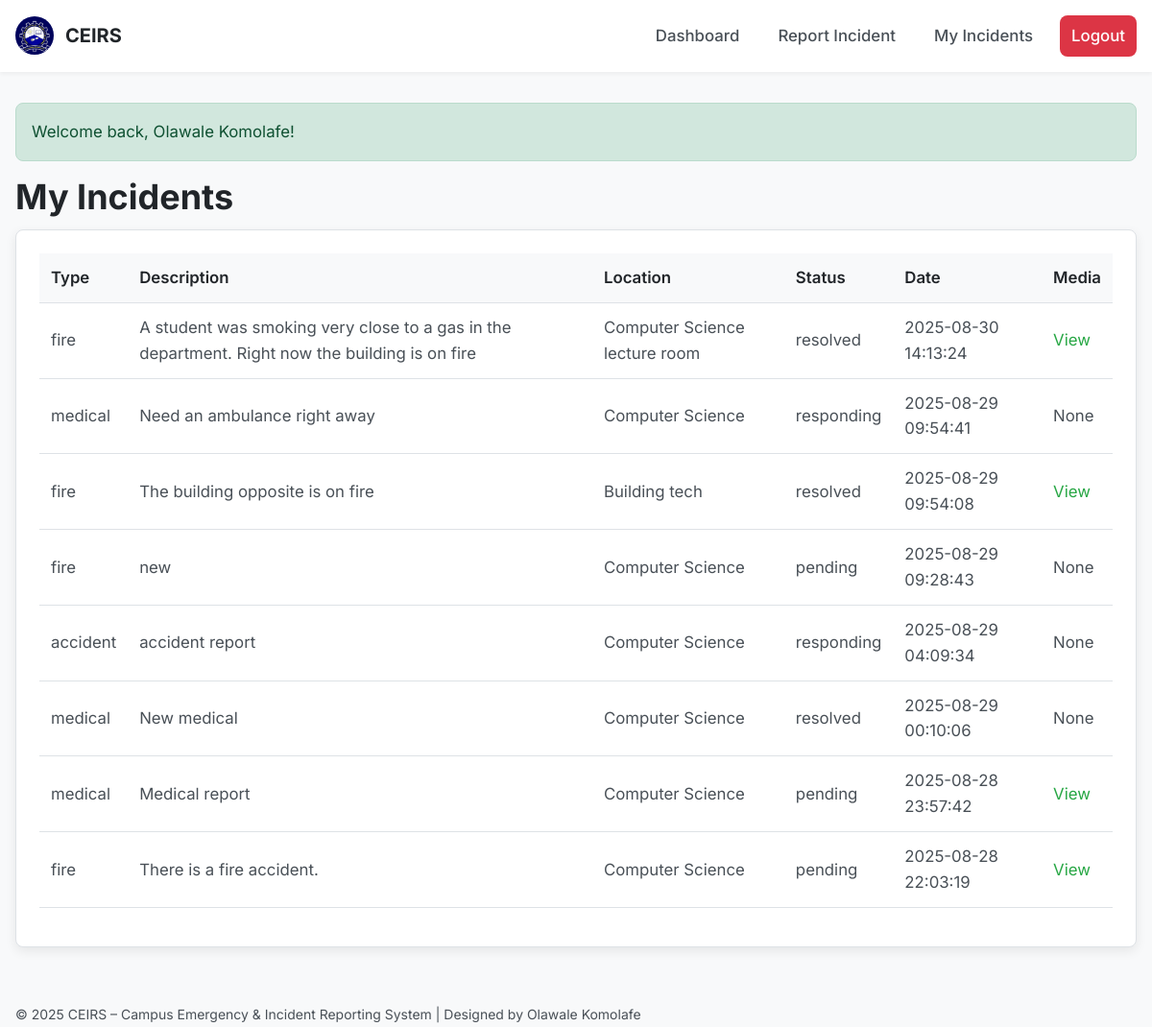
/my_incidents.php (signed in), run on the app's committed database.
### tables this page shows
CREATE TABLE `incidents` (
  `incident_id` int(11) NOT NULL,
  `incident_code` varchar(20) DEFAULT NULL,
  `user_id` int(11) NOT NULL,
  `incident_type` enum('fire','medical','security','accident') NOT NULL,
  `description` text NOT NULL,
  `location` varchar(150) NOT NULL,
  `media` varchar(255) DEFAULT NULL,
  `status` enum('pending','responding','resolved') DEFAULT 'pending',
  `reported_at` timestamp NOT NULL DEFAULT current_timestamp()
);

### functions.php (called while the page is built, shortened)
<?php
function e($str) {
    return htmlspecialchars((string)$str, ENT_QUOTES, 'UTF-8');
}
?>

### my_incidents.php (the view, shortened to what this page needs)
<?php
require_once __DIR__ . '/functions.php';
require_once __DIR__ . '/db.php';
$user = current_user();
$stmt = $mysqli->prepare("SELECT * FROM incidents WHERE user_id = ? ORDER BY reported_at DESC");
$stmt->bind_param("i", $user['user_id']);
$stmt->execute();
$result = $stmt->get_result();
$incidents = $result->fetch_all(MYSQLI_ASSOC);
?>
<?php include __DIR__ . '/header.php'; ?>
<h1>My Incidents</h1>
<div class="card">
  <?php if (!$incidents): ?>
    <p>No incidents reported yet.</p>
  <?php else: ?>
    <table border="0" cellpadding="8" cellspacing="0" width="100%">
      <tr>
        <th>Type</th>
        <th>Description</th>
        <th>Location</th>
        <th>Status</th>
        <th>Date</th>
        <th>Media</th>
      </tr>
      <?php foreach ($incidents as $inc): ?>
        <tr>
          <td><?= e($inc['incident_type']) ?></td>
          <td><?= e($inc['description']) ?></td>
          <td><?= e($inc['location']) ?></td>
          <td><?= e($inc['status']) ?></td>
          <td><?= e($inc['reported_at']) ?></td>
          <td>
            <?php if ($inc['media']): ?>
              <a href="<?= e($inc['media']) ?>" target="_blank">View</a>
            <?php else: ?>
              None
            <?php endif; ?>
          </td>
        </tr>
      <?php endforeach; ?>
    </table>
  <?php endif; ?>
</div>
<?php include __DIR__ . '/footer.php'; ?>

### assets/css/styles.css (style rules this page uses)
:root { --color-primary: #28a745; --color-primary-dark: #218838; --color-danger: #dc3545; --color-danger-dark: #c82333; --color-dark: #212529; --color-body-text: #495057; --color-muted: #6c757d; --color-light: #f8f9fa; --color-white: #ffffff; --color-border: #dee2e6; --color-pending: #ffc107; --color-responding: #007bff; --color-resolved: #28a745; --color-pending-bg: #fff8e1; --color-responding-bg: #e6f2ff; --color-resolved-bg: #e9f7ef; --font-family-sans: 'Inter', system-ui, -apple-system, Segoe UI, Roboto, Ubuntu, sans-serif; --font-size-base: 1rem; --line-height-base: 1.6; --spacing-base: 1rem; --border-radius: 8px; --box-shadow: 0 4px 12px rgba(0, 0, 0, 0.08); --transition: all 0.2s ease-in-out; }
*, *::before, *::after { box-sizing: border-box; margin: 0; padding: 0; }
body { font-family: var(--font-family-sans); font-size: var(--font-size-base); line-height: var(--line-height-base); color: var(--color-body-text); background-color: var(--color-light); -webkit-font-smoothing: antialiased; }
h1, h2, h3, h4, h5, h6 { color: var(--color-dark); margin-bottom: calc(var(--spacing-base) * 0.75); line-height: 1.2; }
h1 { font-size: 2.25rem; }
a { color: var(--color-primary); text-decoration: none; }
.card { background: var(--color-white); border: 1px solid var(--color-border); border-radius: var(--border-radius); box-shadow: var(--box-shadow); padding: calc(var(--spacing-base) * 1.5); margin-bottom: calc(var(--spacing-base) * 1.5); }
table { width: 100%; border-collapse: collapse; margin-bottom: var(--spacing-base); }
th, td { padding: 12px; text-align: left; border-bottom: 1px solid var(--color-border); }
th { background-color: var(--color-light); font-weight: 600; color: var(--color-dark); }
@media (min-width: 768px) { :root { --font-size-base: 1.05rem; } }

### data on the page
incidents: incident_type "fire", description "A student was smoking very close to a gas in the department. Right now the building is on fire", location "Computer Science lecture room", status "resolved", reported_at "2025-08-30 14:13:24"
incidents: incident_type "medical", description "Need an ambulance right away", location "Computer Science", status "responding", reported_at "2025-08-29 09:54:41", shows "None"
incidents: incident_type "fire", description "The building opposite is on fire", location "Building tech", status "resolved", reported_at "2025-08-29 09:54:08"
incidents: incident_type "fire", description "new", location "Computer Science", status "pending", reported_at "2025-08-29 09:28:43", shows "None"
incidents: incident_type "accident", description "accident report", location "Computer Science", status "responding", reported_at "2025-08-29 04:09:34", shows "None"
incidents: incident_type "medical", description "New medical", location "Computer Science", status "resolved", reported_at "2025-08-29 00:10:06", shows "None"
incidents: incident_type "medical", description "Medical report", location "Computer Science", status "pending", reported_at "2025-08-28 23:57:42"
incidents: incident_type "fire", description "There is a fire accident.", location "Computer Science", status "pending", reported_at "2025-08-28 22:03:19"

### other printed values
$flash['message'] "Welcome back, Olawale Komolafe!"
